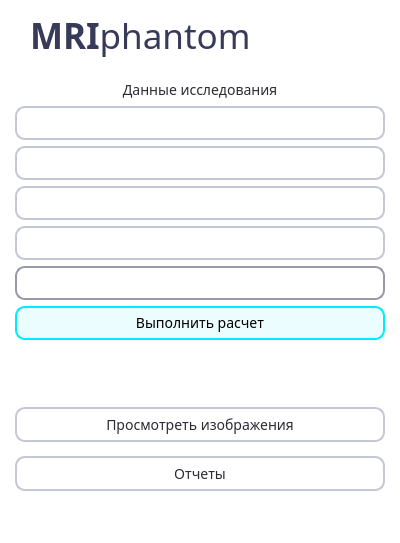
<?xml version="1.0" encoding="UTF-8"?>
<ui version="4.0">
 <class>MainWindow</class>
 <widget class="QMainWindow" name="MainWindow">
  <property name="geometry">
   <rect>
    <x>0</x>
    <y>0</y>
    <width>400</width>
    <height>543</height>
   </rect>
  </property>
  <property name="windowTitle">
   <string>MRIphantom</string>
  </property>
  <property name="styleSheet">
   <string notr="true">font-family: Montserrat;
font-weight : 400;
border-color: transparent





</string>
  </property>
  <widget class="QWidget" name="centralwidget">
   <property name="styleSheet">
    <string notr="true">QPushButton {
background-color: #FFFFFE;
color: rgb(43, 44, 52);
border-radius: 10px;
border: 2px solid #c5c7d4;
font-size: 14px;
}

QPushButton:checked {
color: white;
background-color: #c5c7d4;
border-radius: 10px;
border: 2px solid #c5c7d4;
font-size: 14px;
}

QPushButton:pressed {
color: rgb(43, 44, 52);
background-color: #c5c7d4;
border-radius: 10px;
border: 2px solid #c5c7d4;
font-size: 14px;
}

QLabel {
color: rgb(43, 44, 52);
font-size: 14px;
}

QLineEdit {
background-color: #FFFFFE;
color: rgb(43, 44, 52);
border-radius: 10px;
border: 2px solid #c5c7d4;
height: 30px;
font-size: 12px;
}


QWidget {
background-color: white;
}</string>
   </property>
   <layout class="QVBoxLayout" name="verticalLayout_8">
    <property name="spacing">
     <number>0</number>
    </property>
    <property name="leftMargin">
     <number>0</number>
    </property>
    <property name="topMargin">
     <number>0</number>
    </property>
    <property name="rightMargin">
     <number>0</number>
    </property>
    <property name="bottomMargin">
     <number>0</number>
    </property>
    <item>
     <widget class="QFrame" name="header_frame">
      <property name="minimumSize">
       <size>
        <width>400</width>
        <height>0</height>
       </size>
      </property>
      <property name="maximumSize">
       <size>
        <width>16777215</width>
        <height>80</height>
       </size>
      </property>
      <property name="styleSheet">
       <string notr="true">font-family: Impact;
font-weight : 400;</string>
      </property>
      <property name="frameShape">
       <enum>QFrame::NoFrame</enum>
      </property>
      <property name="frameShadow">
       <enum>QFrame::Raised</enum>
      </property>
      <layout class="QHBoxLayout" name="horizontalLayout_3">
       <property name="spacing">
        <number>0</number>
       </property>
       <property name="leftMargin">
        <number>0</number>
       </property>
       <property name="topMargin">
        <number>0</number>
       </property>
       <property name="rightMargin">
        <number>0</number>
       </property>
       <property name="bottomMargin">
        <number>0</number>
       </property>
       <item>
        <widget class="QFrame" name="header">
         <property name="minimumSize">
          <size>
           <width>0</width>
           <height>0</height>
          </size>
         </property>
         <property name="styleSheet">
          <string notr="true">background-color: #2B2C34;
width: 2000px</string>
         </property>
         <property name="frameShape">
          <enum>QFrame::NoFrame</enum>
         </property>
         <property name="frameShadow">
          <enum>QFrame::Raised</enum>
         </property>
         <property name="lineWidth">
          <number>0</number>
         </property>
         <layout class="QHBoxLayout" name="horizontalLayout_4" stretch="0">
          <property name="spacing">
           <number>0</number>
          </property>
          <property name="leftMargin">
           <number>0</number>
          </property>
          <property name="topMargin">
           <number>0</number>
          </property>
          <property name="rightMargin">
           <number>0</number>
          </property>
          <property name="bottomMargin">
           <number>0</number>
          </property>
          <item>
           <widget class="QFrame" name="frame">
            <property name="styleSheet">
             <string notr="true">background-color: white;
width: 2000px</string>
            </property>
            <property name="frameShape">
             <enum>QFrame::NoFrame</enum>
            </property>
            <property name="frameShadow">
             <enum>QFrame::Plain</enum>
            </property>
            <property name="lineWidth">
             <number>0</number>
            </property>
            <widget class="QLabel" name="mainLabel">
             <property name="geometry">
              <rect>
               <x>30</x>
               <y>10</y>
               <width>400</width>
               <height>51</height>
              </rect>
             </property>
             <property name="styleSheet">
              <string notr="true">color: rgb(56, 58, 89);	
font: 20pt &quot;Segoe UI&quot;;
background-color: transparent;
font-size: 26px;</string>
             </property>
             <property name="text">
              <string>&lt;html&gt;&lt;head/&gt;&lt;body&gt;&lt;p&gt;&lt;span style=&quot; font-size:26pt; font-weight:700;&quot;&gt;MRI&lt;/span&gt;&lt;span style=&quot; font-size:26pt;&quot;&gt;phantom&lt;/span&gt;&lt;/p&gt;&lt;/body&gt;&lt;/html&gt;</string>
             </property>
            </widget>
           </widget>
          </item>
         </layout>
        </widget>
       </item>
      </layout>
     </widget>
    </item>
    <item>
     <widget class="QFrame" name="body_frame">
      <property name="enabled">
       <bool>true</bool>
      </property>
      <property name="frameShape">
       <enum>QFrame::NoFrame</enum>
      </property>
      <property name="frameShadow">
       <enum>QFrame::Raised</enum>
      </property>
      <layout class="QHBoxLayout" name="horizontalLayout_2">
       <property name="spacing">
        <number>0</number>
       </property>
       <property name="leftMargin">
        <number>0</number>
       </property>
       <property name="topMargin">
        <number>0</number>
       </property>
       <property name="rightMargin">
        <number>0</number>
       </property>
       <property name="bottomMargin">
        <number>0</number>
       </property>
       <item>
        <widget class="QFrame" name="data_frame">
         <property name="enabled">
          <bool>true</bool>
         </property>
         <property name="sizePolicy">
          <sizepolicy hsizetype="Preferred" vsizetype="Minimum">
           <horstretch>0</horstretch>
           <verstretch>0</verstretch>
          </sizepolicy>
         </property>
         <property name="maximumSize">
          <size>
           <width>370</width>
           <height>16777215</height>
          </size>
         </property>
         <property name="frameShape">
          <enum>QFrame::NoFrame</enum>
         </property>
         <property name="frameShadow">
          <enum>QFrame::Plain</enum>
         </property>
         <layout class="QVBoxLayout" name="verticalLayout">
          <property name="spacing">
           <number>0</number>
          </property>
          <property name="sizeConstraint">
           <enum>QLayout::SetDefaultConstraint</enum>
          </property>
          <property name="leftMargin">
           <number>0</number>
          </property>
          <property name="topMargin">
           <number>0</number>
          </property>
          <property name="rightMargin">
           <number>0</number>
          </property>
          <property name="bottomMargin">
           <number>0</number>
          </property>
          <item>
           <widget class="QFrame" name="name_frame">
            <property name="enabled">
             <bool>true</bool>
            </property>
            <property name="frameShape">
             <enum>QFrame::NoFrame</enum>
            </property>
            <property name="frameShadow">
             <enum>QFrame::Raised</enum>
            </property>
            <layout class="QVBoxLayout" name="verticalLayout_2">
             <property name="leftMargin">
              <number>0</number>
             </property>
             <property name="topMargin">
              <number>0</number>
             </property>
             <property name="rightMargin">
              <number>0</number>
             </property>
             <property name="bottomMargin">
              <number>0</number>
             </property>
             <item>
              <widget class="QLabel" name="studyData">
               <property name="maximumSize">
                <size>
                 <width>16777215</width>
                 <height>30</height>
                </size>
               </property>
               <property name="styleSheet">
                <string notr="true"/>
               </property>
               <property name="text">
                <string>&lt;html&gt;&lt;head/&gt;&lt;body&gt;&lt;p&gt;Данные исследования&lt;/p&gt;&lt;/body&gt;&lt;/html&gt;</string>
               </property>
               <property name="alignment">
                <set>Qt::AlignCenter</set>
               </property>
              </widget>
             </item>
             <item>
              <widget class="QLineEdit" name="titleEdit">
               <property name="styleSheet">
                <string notr="true"/>
               </property>
               <property name="text">
                <string/>
               </property>
              </widget>
             </item>
             <item>
              <widget class="QLineEdit" name="descriptionEdit">
               <property name="styleSheet">
                <string notr="true"/>
               </property>
               <property name="text">
                <string/>
               </property>
              </widget>
             </item>
             <item>
              <widget class="QLineEdit" name="fixedimgEdit">
               <property name="styleSheet">
                <string notr="true"/>
               </property>
               <property name="text">
                <string/>
               </property>
              </widget>
             </item>
             <item>
              <widget class="QLineEdit" name="movingimgEdit">
               <property name="enabled">
                <bool>true</bool>
               </property>
               <property name="styleSheet">
                <string notr="true"/>
               </property>
               <property name="text">
                <string/>
               </property>
              </widget>
             </item>
             <item>
              <widget class="QComboBox" name="phantomTypeCombo">
               <property name="minimumSize">
                <size>
                 <width>0</width>
                 <height>34</height>
                </size>
               </property>
               <property name="styleSheet">
                <string notr="true">QComboBox {
    border: 2px solid #9799a6;
    border-radius: 10px;
    padding-left: 5px;
    padding-right: 5px;
    background-color: white;
 }

QComboBox::drop-down 
{
    width: 0px;
    height: 0px;
    border: 0px;
}

QComboBox QAbstractItemView {
    color: rgb(0, 0, 0);    
    background-color: rgb(243, 244, 255);
    padding: 10px;
    border: 2px solid rgb(212, 215, 255);
    border-radius: 10px;
    padding-left: 5px;
    padding-right: 5px;
    selection-background-color: rgb(140, 146, 255);
}

QComboBox QListView{
outline: 0px;
}</string>
               </property>
               <property name="currentText">
                <string/>
               </property>
              </widget>
             </item>
             <item>
              <widget class="QPushButton" name="analyzeButton">
               <property name="minimumSize">
                <size>
                 <width>0</width>
                 <height>34</height>
                </size>
               </property>
               <property name="styleSheet">
                <string notr="true">QPushButton {
background-color: rgba(0, 235, 255, 20);
color: black;
border-radius: 10px;
border: 2px solid rgba(0, 235, 255, 255);
font-size: 14px;
}

QPushButton:checked {
background-color: white;
color: rgb(98, 70, 234);
border-radius: 10px;
border: 2px solid rgb(98, 70, 234);
font-size: 14px;
}</string>
               </property>
               <property name="text">
                <string>Выполнить расчет</string>
               </property>
              </widget>
             </item>
             <item>
              <widget class="QLabel" name="frequencyLabel">
               <property name="maximumSize">
                <size>
                 <width>16777215</width>
                 <height>20</height>
                </size>
               </property>
               <property name="styleSheet">
                <string notr="true"/>
               </property>
               <property name="text">
                <string/>
               </property>
              </widget>
             </item>
            </layout>
           </widget>
          </item>
          <item>
           <widget class="QFrame" name="open_video_frame">
            <property name="frameShape">
             <enum>QFrame::NoFrame</enum>
            </property>
            <property name="frameShadow">
             <enum>QFrame::Raised</enum>
            </property>
            <layout class="QVBoxLayout" name="verticalLayout_5">
             <property name="spacing">
              <number>-1</number>
             </property>
             <property name="leftMargin">
              <number>0</number>
             </property>
             <property name="topMargin">
              <number>0</number>
             </property>
             <property name="rightMargin">
              <number>0</number>
             </property>
             <property name="bottomMargin">
              <number>0</number>
             </property>
             <item>
              <widget class="QLabel" name="nameVideoLabel">
               <property name="maximumSize">
                <size>
                 <width>16777215</width>
                 <height>20</height>
                </size>
               </property>
               <property name="styleSheet">
                <string notr="true"/>
               </property>
               <property name="text">
                <string/>
               </property>
              </widget>
             </item>
             <item>
              <widget class="QPushButton" name="openStudyButton">
               <property name="minimumSize">
                <size>
                 <width>0</width>
                 <height>35</height>
                </size>
               </property>
               <property name="styleSheet">
                <string notr="true"/>
               </property>
               <property name="text">
                <string>Просмотреть изображения</string>
               </property>
              </widget>
             </item>
             <item>
              <widget class="QPushButton" name="openPdfButton">
               <property name="minimumSize">
                <size>
                 <width>0</width>
                 <height>35</height>
                </size>
               </property>
               <property name="styleSheet">
                <string notr="true"/>
               </property>
               <property name="text">
                <string>Отчеты</string>
               </property>
              </widget>
             </item>
             <item>
              <widget class="QLabel" name="status_bar">
               <property name="minimumSize">
                <size>
                 <width>200</width>
                 <height>30</height>
                </size>
               </property>
               <property name="maximumSize">
                <size>
                 <width>150</width>
                 <height>10</height>
                </size>
               </property>
               <property name="styleSheet">
                <string notr="true"/>
               </property>
               <property name="text">
                <string/>
               </property>
              </widget>
             </item>
            </layout>
           </widget>
          </item>
         </layout>
        </widget>
       </item>
      </layout>
     </widget>
    </item>
   </layout>
  </widget>
 </widget>
 <resources>
  <include location="resources.qrc"/>
 </resources>
 <connections/>
</ui>
